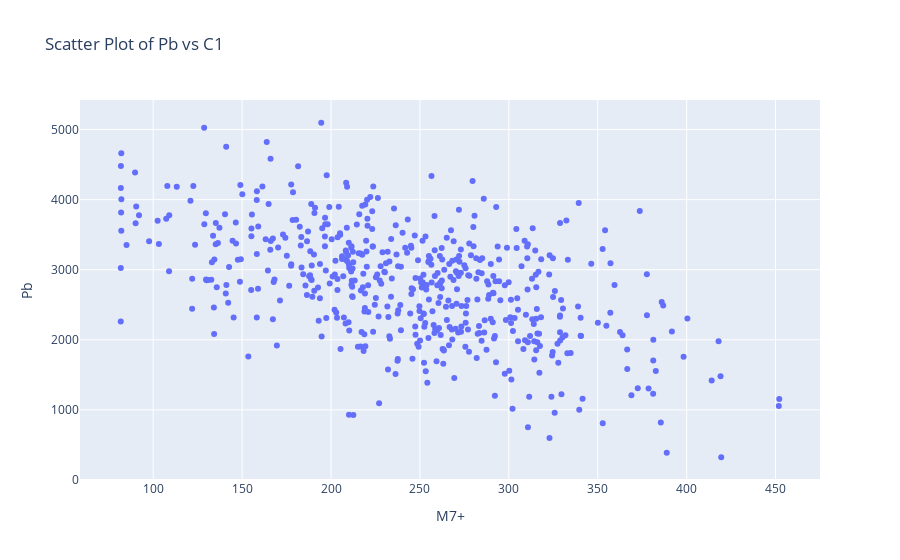

Notebook cell for this chart:
### Markdown cell above
### Exploratory Data Analysis - Visualizing Pb Relationship
Our exploratory analysis begins by visualizing the relationship between the **heptanes-plus fraction ('M7+')** and the **Bubble Point Pressure ('Pb')**. The C7+ fraction represents the complex, heavy components that largely define whether a fluid is a volatile oil, black oil, or gas condensate. Understanding its influence on `Pb` is a foundational step in characterizing the fluid type and its expected behavior under production.

### Code cell
import plotly.express as px

# Create the scatter plot using Plotly
fig = px.scatter(df, x='M7+', y='Pb', title='Scatter Plot of Pb vs C1', labels={'C1': 'C1', 'Pb': 'Pb'})
fig.show()

### Figure 1 — Plotly figure (JSON) as saved in the notebook; plotly's stock layout.template omitted (floating-point values rounded to 4 significant figures; data arrays with more than 128 entries replaced by an {"elided": "..."} marker saying what was removed)
{"data": [{"hovertemplate": "M7+=%{x}<br>Pb=%{y}<extra></extra>", "legendgroup": "", "marker": {"color": "#636efa", "symbol": "circle"}, "mode": "markers", "name": "", "orientation": "v", "showlegend": false, "type": "scatter", "x": {"elided": "529 float values"}, "xaxis": "x", "y": {"elided": "529 float values"}, "yaxis": "y"}], "layout": {"legend": {"tracegroupgap": 0}, "title": {"text": "Scatter Plot of Pb vs C1"}, "xaxis": {"anchor": "y", "domain": [0, 1], "title": {"text": "M7+"}}, "yaxis": {"anchor": "x", "domain": [0, 1], "title": {"text": "Pb"}}}}
